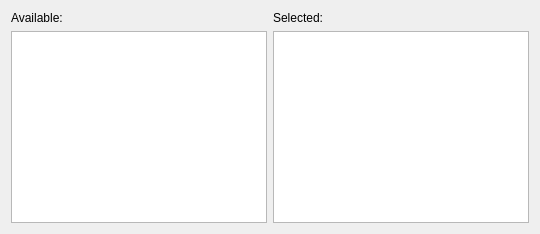
           <widget class="QWidget" name="FeaturesSensorLevel">
            <attribute name="title">
             <string>Sensor level</string>
            </attribute>
            <layout class="QGridLayout" name="gridLayout_3">
             <item row="1" column="0">
              <widget class="QListWidget" name="m_listWidget_AvailableChannelsOnSensorLevel">
               <property name="sizePolicy">
                <sizepolicy hsizetype="Expanding" vsizetype="Expanding">
                 <horstretch>0</horstretch>
                 <verstretch>0</verstretch>
                </sizepolicy>
               </property>
               <property name="dragEnabled">
                <bool>true</bool>
               </property>
               <property name="dragDropOverwriteMode">
                <bool>false</bool>
               </property>
               <property name="dragDropMode">
                <enum>QAbstractItemView::DragDrop</enum>
               </property>
               <property name="defaultDropAction">
                <enum>Qt::MoveAction</enum>
               </property>
               <property name="alternatingRowColors">
                <bool>true</bool>
               </property>
               <property name="selectionMode">
                <enum>QAbstractItemView::SingleSelection</enum>
               </property>
               <property name="sortingEnabled">
                <bool>false</bool>
               </property>
              </widget>
             </item>
             <item row="0" column="1">
              <widget class="QLabel" name="m_label_SelectedFeaturesSensor">
               <property name="text">
                <string>Selected:</string>
               </property>
              </widget>
             </item>
             <item row="0" column="0">
              <widget class="QLabel" name="m_label_AvailableFeaturesSensor">
               <property name="text">
                <string>Available:</string>
               </property>
              </widget>
             </item>
             <item row="1" column="1">
              <widget class="QListWidget" name="m_listWidget_ChosenChannelsOnSensorLevel">
               <property name="mouseTracking">
                <bool>true</bool>
               </property>
               <property name="dragEnabled">
                <bool>true</bool>
               </property>
               <property name="dragDropOverwriteMode">
                <bool>false</bool>
               </property>
               <property name="dragDropMode">
                <enum>QAbstractItemView::DragDrop</enum>
               </property>
               <property name="defaultDropAction">
                <enum>Qt::MoveAction</enum>
               </property>
               <property name="alternatingRowColors">
                <bool>true</bool>
               </property>
              </widget>
             </item>
            </layout>
           </widget>
